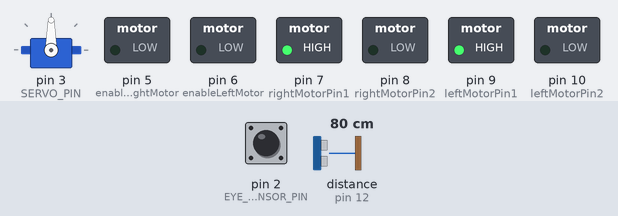
Simulated run of this sketch. Board: Arduino Uno, built with avr-gcc and run on an emulated ATmega328P. Shown: servo, switched loads named in the sketch (green lamp = pin HIGH). Inputs (shaded band) come from the test bench; at power-on: pin 2 (EYE_SENSOR_PIN) HIGH, distance to the obstacle (sensor on pin 12) 80 cm. The echo pulse lasts 58.3 µs per cm.

Above: at 1.2 s.
1.3 s: pin 2 (EYE_SENSOR_PIN) pulsed LOW 2 times (0.12 s each, 0.3 s apart)
At 3.7 s:
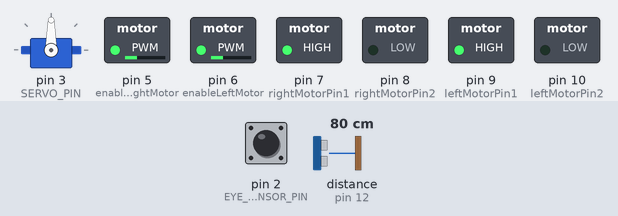
4.8 s: distance to the obstacle (sensor on pin 12) set to 32 cm
6.3 s: distance to the obstacle (sensor on pin 12) set to 28 cm
At 7.2 s:
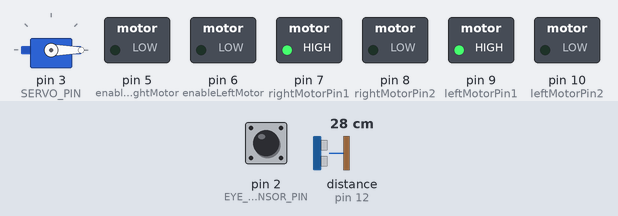
9.3 s: distance to the obstacle (sensor on pin 12) set to 35 cm
At 9.6 s:
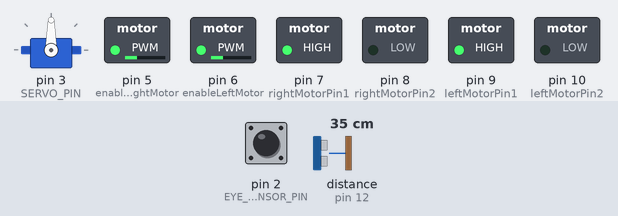
10.8 s: distance to the obstacle (sensor on pin 12) set to 2 cm
At 12.2 s:
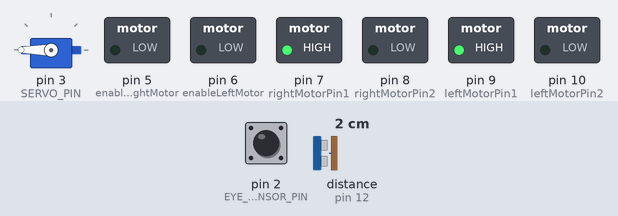
Timing chart, 0 to 14.8 s (numbered marks = the images above; inputs shaded):
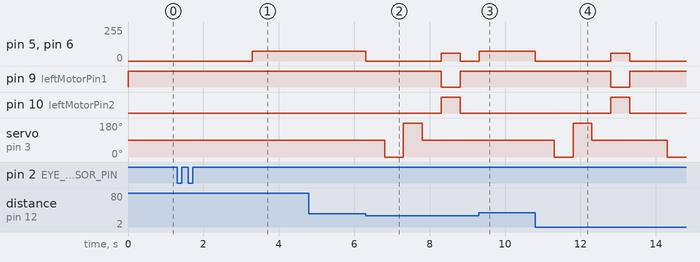

Measured:
- the behaviour switches between 30 and 29 cm on distance to the obstacle (sensor on pin 12) (found by bisection; images 1 and 2)
- after the input at 1.3 s, pin 5 (enableRightMotor), pin 6 (enableLeftMotor): 0/255 → 75/255 after 2.0 s
- after the input at 4.8 s, every drawn part: stays the same
- after the input at 6.3 s, pin 5 (enableRightMotor), pin 6 (enableLeftMotor): 75/255 → 0/255 at once, → 60/255 2.0 s later, → 0/255 0.50 s later
- after the input at 9.3 s, pin 5 (enableRightMotor), pin 6 (enableLeftMotor): 0/255 → 75/255 at once; servo on pin 3 (SERVO_PIN): stays 90° (without the input it goes to 0° after 0.51 s)
- after the input at 10.8 s, pin 5 (enableRightMotor), pin 6 (enableLeftMotor): 75/255 → 0/255 at once, → 60/255 2.0 s later, → 0/255 0.50 s later

The sketch:

Blink_RC_Car.ino
```cpp
#include <Servo.h>
#include <NewPing.h>

#define SERVO_PIN 3
#define ULTRASONIC_SENSOR_TRIG 11
#define ULTRASONIC_SENSOR_ECHO 12
#define EYE_SENSOR_PIN 2  // Eye blink sensor pin

#define MAX_REGULAR_MOTOR_SPEED 75
#define MAX_TURN_SPEED 60
#define DISTANCE_TO_CHECK 30

// Right motor
int enableRightMotor = 5;
int rightMotorPin1 = 7;
int rightMotorPin2 = 8;

// Left motor
int enableLeftMotor = 6;
int leftMotorPin1 = 9;
int leftMotorPin2 = 10;

NewPing mySensor(ULTRASONIC_SENSOR_TRIG, ULTRASONIC_SENSOR_ECHO, 400);
Servo myServo;

// Variables for eye blink detection
unsigned long blinkStartTime = 0;
int blinkCount = 0;
bool motorStarted = false; // To track motor state

void setup() {
  pinMode(enableRightMotor, OUTPUT);
  pinMode(rightMotorPin1, OUTPUT);
  pinMode(rightMotorPin2, OUTPUT);

  pinMode(enableLeftMotor, OUTPUT);
  pinMode(leftMotorPin1, OUTPUT);
  pinMode(leftMotorPin2, OUTPUT);

  pinMode(EYE_SENSOR_PIN, INPUT); // Eye blink sensor setup

  myServo.attach(SERVO_PIN);
  myServo.write(90); // Set servo to the center
  rotateMotor(0, 0); // Start with motors off
}

void loop() {
  detectEyeBlinks(); // Continuously check for blink patterns

  // If the motor is running, perform obstacle detection and avoidance
  if (motorStarted) {
    int distance = mySensor.ping_cm();

    if (distance > 0 && distance < DISTANCE_TO_CHECK) {
      // Obstacle detected
      rotateMotor(0, 0); // Stop motors
      delay(500);

      // Check both sides to find a clear path
      myServo.write(0); // Rotate servo to the right
      delay(500);
      int distanceRight = mySensor.ping_cm();

      myServo.write(180); // Rotate servo to the left
      delay(500);
      int distanceLeft = mySensor.ping_cm();

      myServo.write(90); // Center the servo
      delay(500);

      // Determine which direction to turn
      if (distanceLeft > distanceRight) {
        // Turn left
        rotateMotor(-MAX_TURN_SPEED, MAX_TURN_SPEED);
        delay(500);
      } else {
        // Turn right
        rotateMotor(MAX_TURN_SPEED, -MAX_TURN_SPEED);
        delay(500);
      }
      rotateMotor(0, 0); // Stop briefly after turning
      delay(500);
    } else {
      // No obstacle, move forward
      rotateMotor(MAX_REGULAR_MOTOR_SPEED, MAX_REGULAR_MOTOR_SPEED);
    }
  }
}

void detectEyeBlinks() {
  int eyeSignal = digitalRead(EYE_SENSOR_PIN); // Read eye sensor signal

  if (eyeSignal == LOW) { // LOW indicates a blink
    if (blinkStartTime == 0) {
      blinkStartTime = millis(); // Start counting time
    }
    blinkCount++;
    delay(200); // Debounce delay for eye blinks
  }

  // Check if blink detection time window (e.g., 2 seconds) has ended
  if (blinkStartTime > 0 && millis() - blinkStartTime > 2000) {
    if (blinkCount == 2 && !motorStarted) {
      // Two blinks: Start the motor and move forward
      motorStarted = true;
      rotateMotor(MAX_REGULAR_MOTOR_SPEED, MAX_REGULAR_MOTOR_SPEED);
    } else if (blinkCount == 3 && motorStarted) {
      // Three blinks: Turn left
      rotateMotor(-MAX_TURN_SPEED, MAX_TURN_SPEED);
      delay(1000); // Turn for 1 second
      rotateMotor(0, 0); // Stop after turning
    } else if (blinkCount == 4 && motorStarted) {
      // Four blinks: Turn right
      rotateMotor(MAX_TURN_SPEED, -MAX_TURN_SPEED);
      delay(1000); // Turn for 1 second
      rotateMotor(0, 0); // Stop after turning
    } else if (blinkCount == 5 && motorStarted) {
      // Five blinks: Stop the motor
      motorStarted = false;
      rotateMotor(0, 0); // Stop the motor
    }

    // Reset blink variables for the next detection cycle
    blinkCount = 0;
    blinkStartTime = 0;
  }
}

void rotateMotor(int rightMotorSpeed, int leftMotorSpeed) {
  if (rightMotorSpeed < 0) {
    digitalWrite(rightMotorPin1, LOW);
    digitalWrite(rightMotorPin2, HIGH);
  } else {
    digitalWrite(rightMotorPin1, HIGH);
    digitalWrite(rightMotorPin2, LOW);
  }

  if (leftMotorSpeed < 0) {
    digitalWrite(leftMotorPin1, LOW);
    digitalWrite(leftMotorPin2, HIGH);
  } else {
    digitalWrite(leftMotorPin1, HIGH);
    digitalWrite(leftMotorPin2, LOW);
  }

  analogWrite(enableRightMotor, abs(rightMotorSpeed));
  analogWrite(enableLeftMotor, abs(leftMotorSpeed));
}
```
